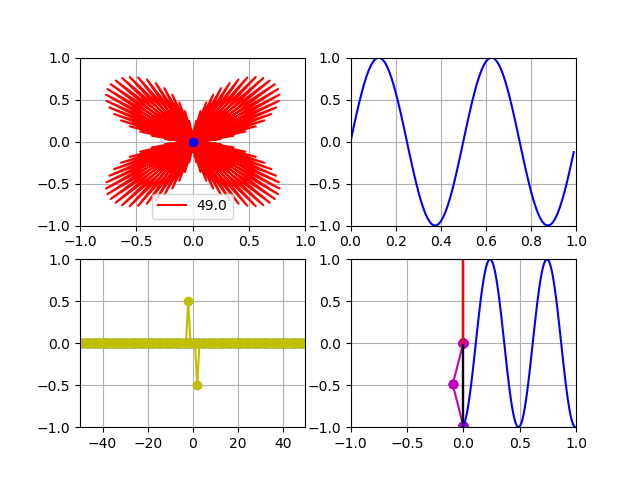

Write Python code to recreate this figure.
import numpy as np
import matplotlib.pyplot as plt
from matplotlib.animation import FuncAnimation
#--------------------------------------
fig        = plt.figure()
fs         = 100
N          = 100
#--------------------------------------
circleAxe  = fig.add_subplot(2,2,1)
circleLn,massLn,  = plt.plot([],[],'r-',[],[],'bo')
circleAxe.grid(True)
circleAxe.set_xlim(-1,1)
circleAxe.set_ylim(-1,1)
circleFrec = np.arange(-fs/2,fs/2,fs/N)
circleLn.set_label(circleFrec[0])
circleLg=circleAxe.legend()
circleData = []
mass       = 0
frecIter   = 0
def circle(f,n):
    return np.exp(-1j*2*np.pi*f*n*1/fs)
def circleInv(f,n,c):
    return c*np.exp(1j*2*np.pi*f*n*1/fs)
#--------------------------------------
signalAxe  = fig.add_subplot(2,2,2)
signalLn,  = plt.plot([],[],'b-')
signalAxe.grid(True)
signalAxe.set_xlim(0,N/fs)
signalAxe.set_ylim(-1,1)
signalFrec = 2
signalData=[]
def signal(f,n):
    return np.sin(2*np.pi*f*n*1/fs)
#--------------------------------------
promAxe  = fig.add_subplot(2,2,3)
promRLn,promILn,  = plt.plot([],[],'g-o',[],[],'y-o')
promAxe.grid(True)
promAxe.set_xlim(-fs/2,fs/2)
promAxe.set_ylim(-1,1)
promData=np.zeros(N,dtype=complex)
#--------------------------------------
inversaAxe         = fig.add_subplot(2,2,4)
inversaLn,penLn,penRLn,penILn = plt.plot([],[],'m-o',[],[],'k-',[],[],'b-',[],[],'r-')
inversaAxe.grid(True)
inversaAxe.set_xlim(-1,1)
inversaAxe.set_ylim(-1,1)
penData= []
#--------------------------------------
tData=np.arange(0,N/fs,1/fs)

def init():
    return circleLn,circleLg,signalLn,massLn,promRLn,promILn,inversaLn

def updateF(n):
    global promData,fData,frecIter,penData
    if aniT.repeat==True:
        return inversaLn,
    inversaData=[0]
    for f in range(N):
        inversaData.append(inversaData[-1]+circleInv(circleFrec[f],frecIter,promData[f]))
    inversaLn.set_data(np.imag(inversaData),np.real(inversaData))
    penData.insert(0,inversaData[-1])
    penData=penData[0:N]
    t=np.linspace(0,1,len(penData))
    penRLn.set_data(t,np.real(penData))
    penILn.set_data(np.imag(penData),t)
    penLn.set_data(np.imag(penData),np.real(penData))
    frecIter+=1
    if frecIter==N:
        frecIter=0
    return inversaLn,penLn,penILn,penRLn,

def updateT(nn):
    global circleData,signalData,promData,frecIter,circleFrec,circleLg

    circleData = []
    signalData = []
    for n in range(N):
        circleData.append(circle(circleFrec[frecIter],n)*signal(signalFrec,n))
        mass=np.average(circleData)
        signalData.append(signal(signalFrec,n))
        promData[frecIter]=mass
    massLn.set_data(np.real(mass),
                    np.imag(mass))
    circleLn.set_data(np.real(circleData),
                      np.imag(circleData))
    signalLn.set_data(tData[:n+1],signalData)
    promRLn.set_data(circleFrec[:frecIter+1],np.real(promData[:frecIter+1]))
    promILn.set_data(circleFrec[:frecIter+1],np.imag(promData[:frecIter+1]))
    circleLn.set_label(circleFrec[frecIter])
    circleLg=circleAxe.legend()

    if frecIter == N-1:
        frecIter=0
        aniT.repeat=False
    else:
        frecIter+=1
    return circleLn,circleLg,signalLn,massLn,promRLn,promILn,

aniT=FuncAnimation(fig,updateT,N,init,interval=10  ,blit=True,repeat=True)
aniF=FuncAnimation(fig,updateF,N,init,interval=20 ,blit=True,repeat=True)
plt.show()
